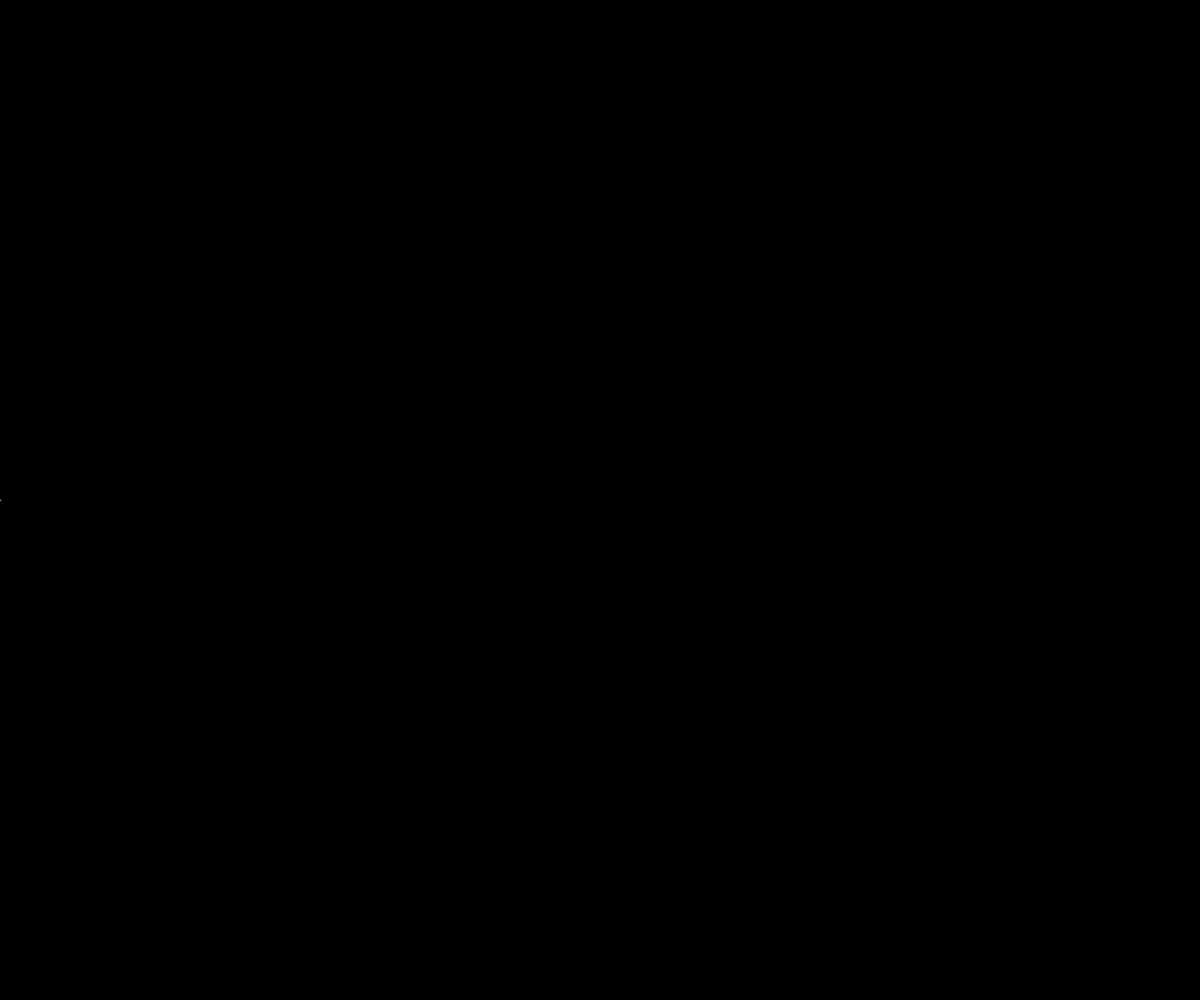
Frame 1 (no input)
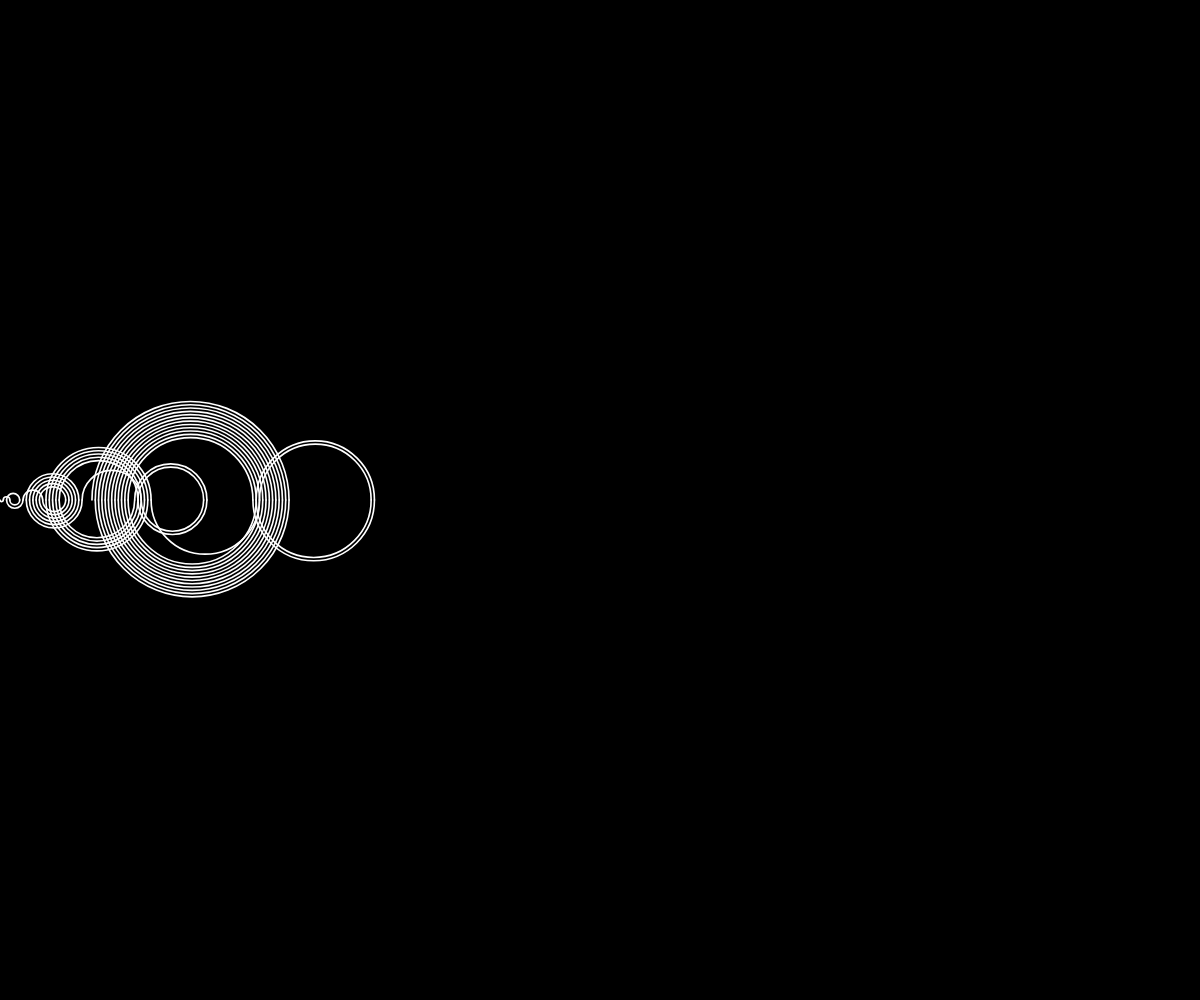
Frame 60 (no input)
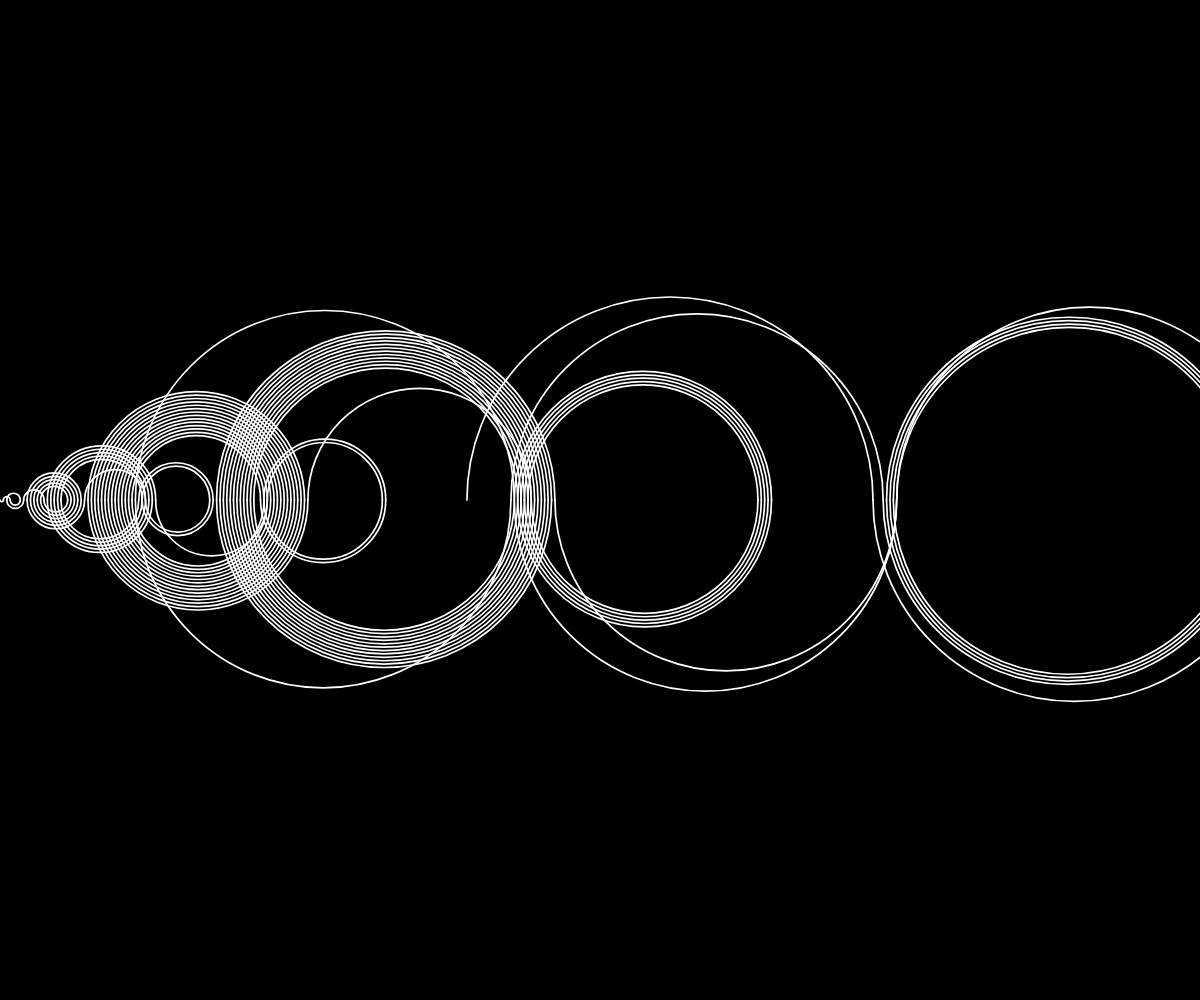
Frame 120 (the mouse pressed at the canvas centre since frame 60)

The p5.js sketch that drew these frames (run headless with seeded random() and noise() and a simulated clock; from frame 60 on, the mouse is pressed at the canvas centre):

// p5.js sketch
// ── sketch.js
// Recaman Sequence
// Jayden Johnson
// nov 14, 2024

let sequence = [];
let stepAmount = 1;
let currentValue = 0;

let arcList = [];

let scaleAmount = 0;
let largest = 0;




function setup() {
  createCanvas(windowWidth, windowHeight);
  stroke(255);
  noFill();

}

function draw() {
  background(0);
  translate(0, height / 2);
  addToSequence();
  //scaleAmount = width/largest;
  scaleAmount = lerp(scaleAmount, width/largest, 0.001);
  scale(scaleAmount);
  renderArc();
  
  

}

function addToSequence() {
  let backwards = currentValue - stepAmount;
  if (backwards > 0 && !sequence.includes(backwards)) {
    arcList.push(new rArc(currentValue, backwards, sequence.length % 2));
    sequence.push(backwards);
    currentValue = backwards;
    stepAmount++;
  }
  else{
    let forwards = currentValue + stepAmount;
    arcList.push(new rArc(currentValue, forwards, sequence.length%2));
    sequence.push(forwards);
    currentValue = forwards;
    stepAmount++;
    if(currentValue > largest){
      largest = currentValue;
    }
  }
}

function renderArc() {
  for (let r of arcList) {
    r.display();
  }
}


class rArc {
  constructor(start, end, direction) {
    this.start = start;
    this.end = end;
    this.direction = direction;
  }
  display() {
    let diameter = abs(this.start) - abs(this.end);
    let x = (this.start + this.end) / 2;
    strokeWeight(0.5);
    if (this.direction === 0) {
      arc(x, 0, diameter, diameter, 0, PI);
    }
    else {
      arc(x, 0, diameter, diameter, PI, 0);
    }
  }
}
